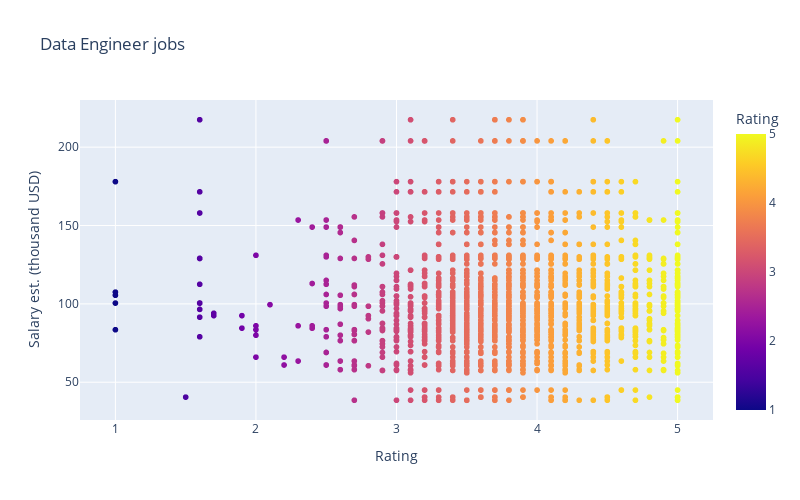

The cell this chart's notebook holds for it:
### Markdown cell above
### 6 - Mối quan hệ giữa rating và mức lương trung bình?

### Code cell
fig = px.scatter(data_engineer_jobs, x='Rating', y='Salary est. (thousand USD)',color="Rating",\
                hover_data=['Headquarters', 'Type of ownership', 'Sector','Company Name'], \
                title = "Data Engineer jobs",\
                width=800, height=500)
fig.show()

### Figure 1 — Plotly figure (JSON) as saved in the notebook; plotly's stock layout.template omitted (floating-point values rounded to 4 significant figures; data arrays with more than 128 entries replaced by an {"elided": "..."} marker saying what was removed)
{"data": [{"customdata": {"elided": "2409x4 str values"}, "hovertemplate": "Rating=%{marker.color}<br>Salary est. (thousand USD)=%{y}<br>Headquarters=%{customdata[0]}<br>Type of ownership=%{customdata[1]}<br>Sector=%{customdata[2]}<br>Company Name=%{customdata[3]}<extra></extra>", "legendgroup": "", "marker": {"color": {"elided": "2409 float values"}, "coloraxis": "coloraxis", "symbol": "circle"}, "mode": "markers", "name": "", "showlegend": false, "type": "scattergl", "x": {"elided": "2409 float values"}, "xaxis": "x", "y": {"elided": "2409 float values"}, "yaxis": "y"}], "layout": {"coloraxis": {"colorbar": {"title": {"text": "Rating"}}, "colorscale": [[0, "#0d0887"], [0.1111, "#46039f"], [0.2222, "#7201a8"], [0.3333, "#9c179e"], [0.4444, "#bd3786"], [0.5556, "#d8576b"], [0.6667, "#ed7953"], [0.7778, "#fb9f3a"], [0.8889, "#fdca26"], [1, "#f0f921"]]}, "height": 500, "legend": {"tracegroupgap": 0}, "title": {"text": "Data Engineer jobs"}, "width": 800, "xaxis": {"anchor": "y", "domain": [0, 1], "title": {"text": "Rating"}}, "yaxis": {"anchor": "x", "domain": [0, 1], "title": {"text": "Salary est. (thousand USD)"}}}}
